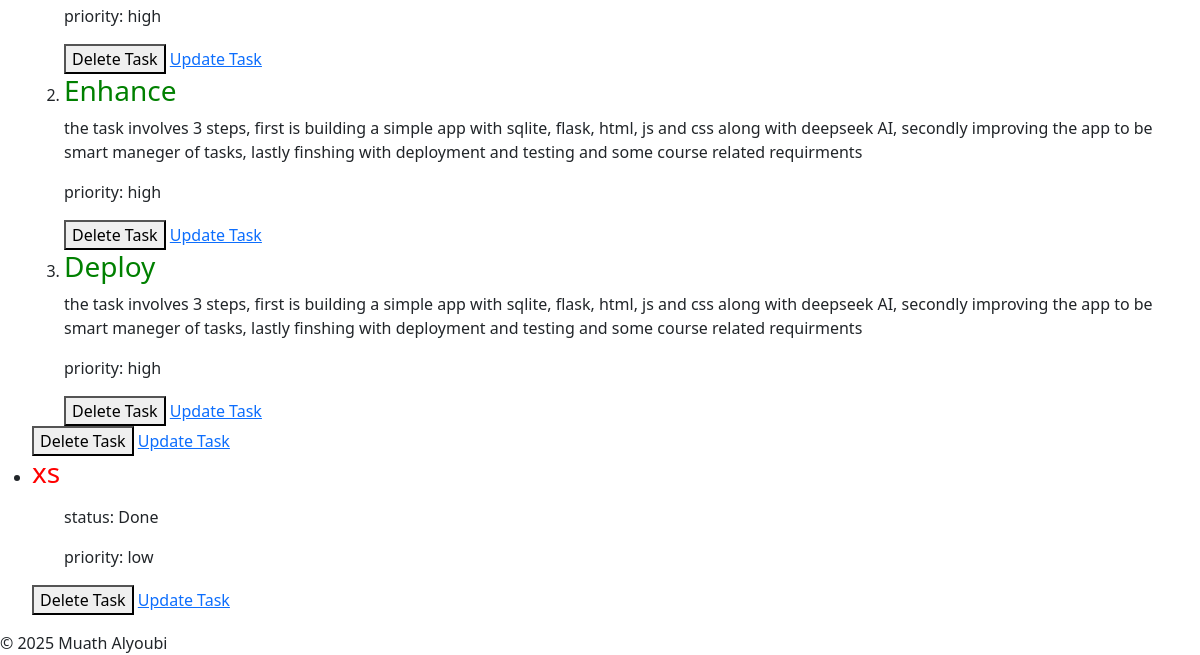
/tasks (signed in, lower part), run on an earlier commit of the app's database.
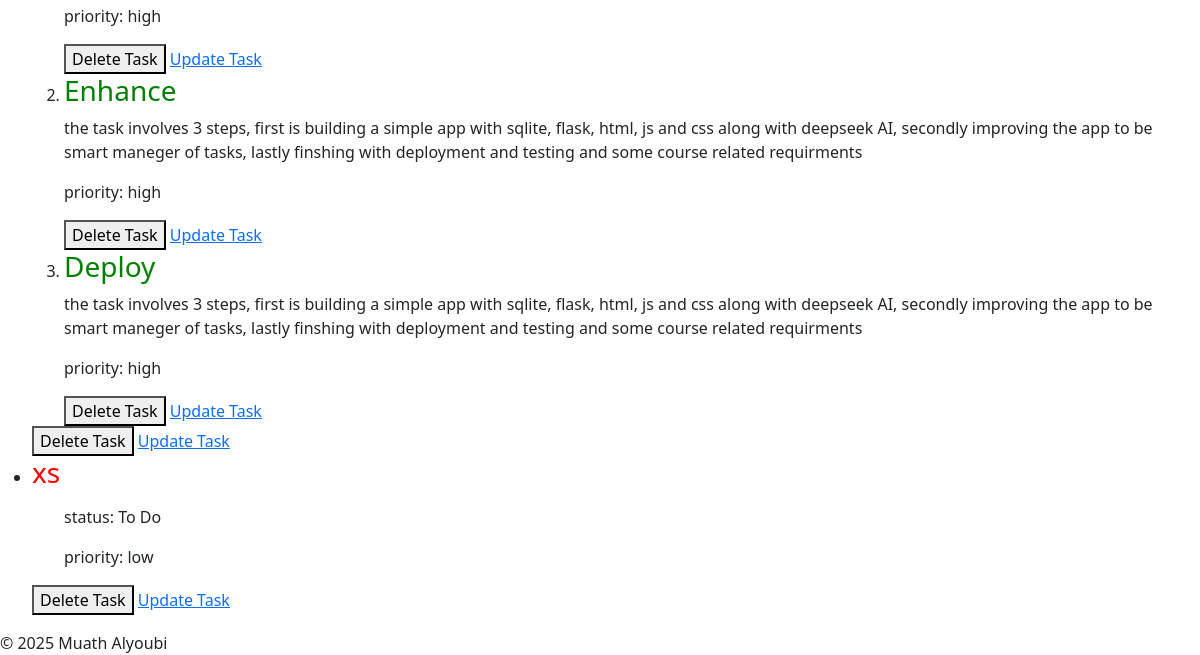
And on a later commit of the database.
### tables this page shows
CREATE TABLE tasks(
                id INTEGER PRIMARY KEY AUTOINCREMENT NOT NULL,
                title TEXT NOT NULL,
                user_id INTEGER NOT NULL,
                description TEXT,
                status TEXT NOT NULL DEFAULT 'To Do',
                created_at TIMESTAMP DEFAULT CURRENT_TIMESTAMP, 
                priority TEXT NOT NULL, 
                due_date DATE, parent_id INTEGER DEFAULT NULL,  
                FOREIGN KEY (user_id) REFERENCES users(id) ON DELETE CASCADE
                );

### app.py (the view)
@app.route("/tasks")
@login_required
def tasks():
    tasks =  get_tasks_by_user(session["user_id"])
    subtasks = get_subtasks(session["user_id"])
    return render_template("tasks.html", tasks=tasks,  subtasks=subtasks)

### db.py (called while the page is built)
def get_db():
    if "db" not in g:
        g.db = sqlite3.connect(
            DATABASE,
            detect_types=sqlite3.PARSE_DECLTYPES,
            check_same_thread=False
        )
        g.db.row_factory = sqlite3.Row
    return g.db

def get_tasks_by_user(user_id):
    db = get_db()
    return db.execute(
        f"""SELECT * FROM tasks WHERE user_id = ? {oredr_state}
        """,(user_id,)).fetchall()

def get_subtasks(user_id):
    db = get_db()
    return db.execute(
        "SELECT * FROM tasks WHERE user_id = ? AND parent_id IS NOT NULL ORDER BY parent_id",
        (user_id,)).fetchall()

### helpers.py (called while the page is built)
def login_required(f):
    @wraps(f)
    def decorated_function(*args, **kwargs):
        if session.get("user_id") is None:
            return redirect(url_for('login', next=request.url))
        return f(*args, **kwargs)
    return decorated_function

### templates/tasks.html (shortened to what this page needs)
{% extends "layout.html" %}
{% block body %}
    <main>
        <section id="tasks">
            <ul>
                {% for task in tasks %}
                    {% if task.parent_id is none %}
                        <li>
                            <h3 style="color: red;">{{ task.title }}</h3>
                            <ul>
                                <p>status: {{ task.status }}</p>
                                <p>priority: {{ task.priority }}</p>
                            </ul>
                                {% set ns = namespace(printed=false) %}
                                <ol>
                                {% for sub in subtasks %}
                                    {% if sub.parent_id == task.id %}
                                    <li>
                                        <h3 style="color: green;">{{ sub.title }}</h3>
                                        <p>{{ task.description }}</p>
                                        <p>priority: {{ task.priority }}</p>
                                        <button onclick="deleteTask('{{ task.id }}')" id="delete-task">Delete Task</button>
                                        <a href="{{ url_for('editTask', id=sub.id) }}" id="update-task">Update Task</a>
                                    </li>
                                    {% endif %}
                            {% endfor %}
                            </ol>
                            <button onclick="deleteTask('{{ task.id }}')" id="delete-task">Delete Task</button>
                            <a href="{{ url_for('editTask', id=task.id) }}" id="update-task">Update Task</a>
                        </li>
                    {% endif %}
                {% endfor %}
            </ul>
        </section>
    </main>
{% endblock %}

### templates/layout.html (shortened to what this page needs)
<!DOCTYPE html>
<html lang="en">
    <head>
        <link rel="stylesheet" href="{{ url_for('static', filename='css/style.css') }}">
        <link href="https://getbootstrap.com/docs/5.3/assets/css/docs.css" rel="stylesheet">
        <link href="https://cdn.jsdelivr.net/npm/bootstrap@5.3.8/dist/css/bootstrap.min.css" rel="stylesheet">
    </head>
    <body>
        {% block body %}{% endblock %}
        <footer>
            &copy; 2025 Muath Alyoubi
        </footer>
    </body>
</html>

What changed in the data, as far as the page shows it:
changed tasks "xs": status "Done" → "To Do"
